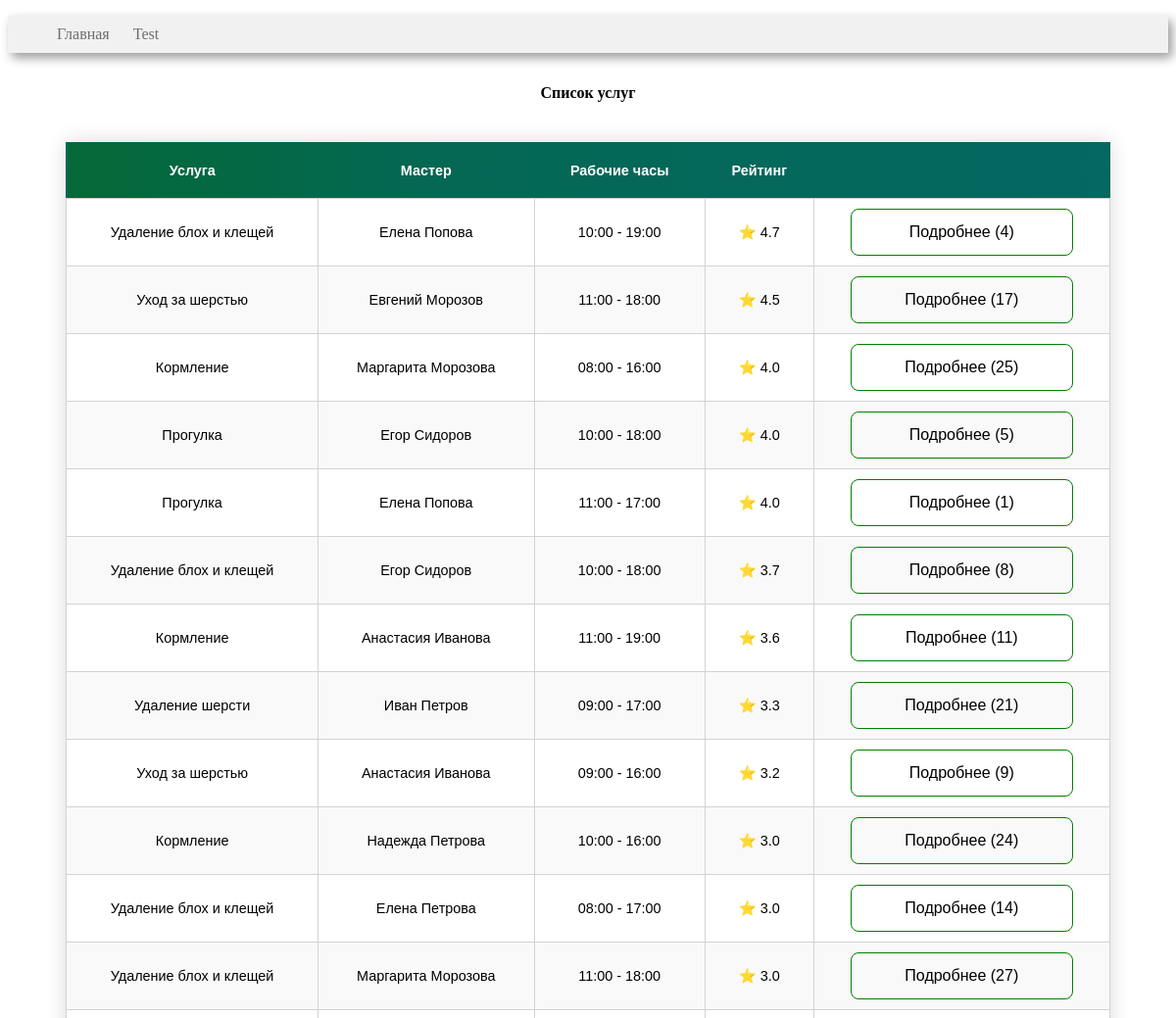
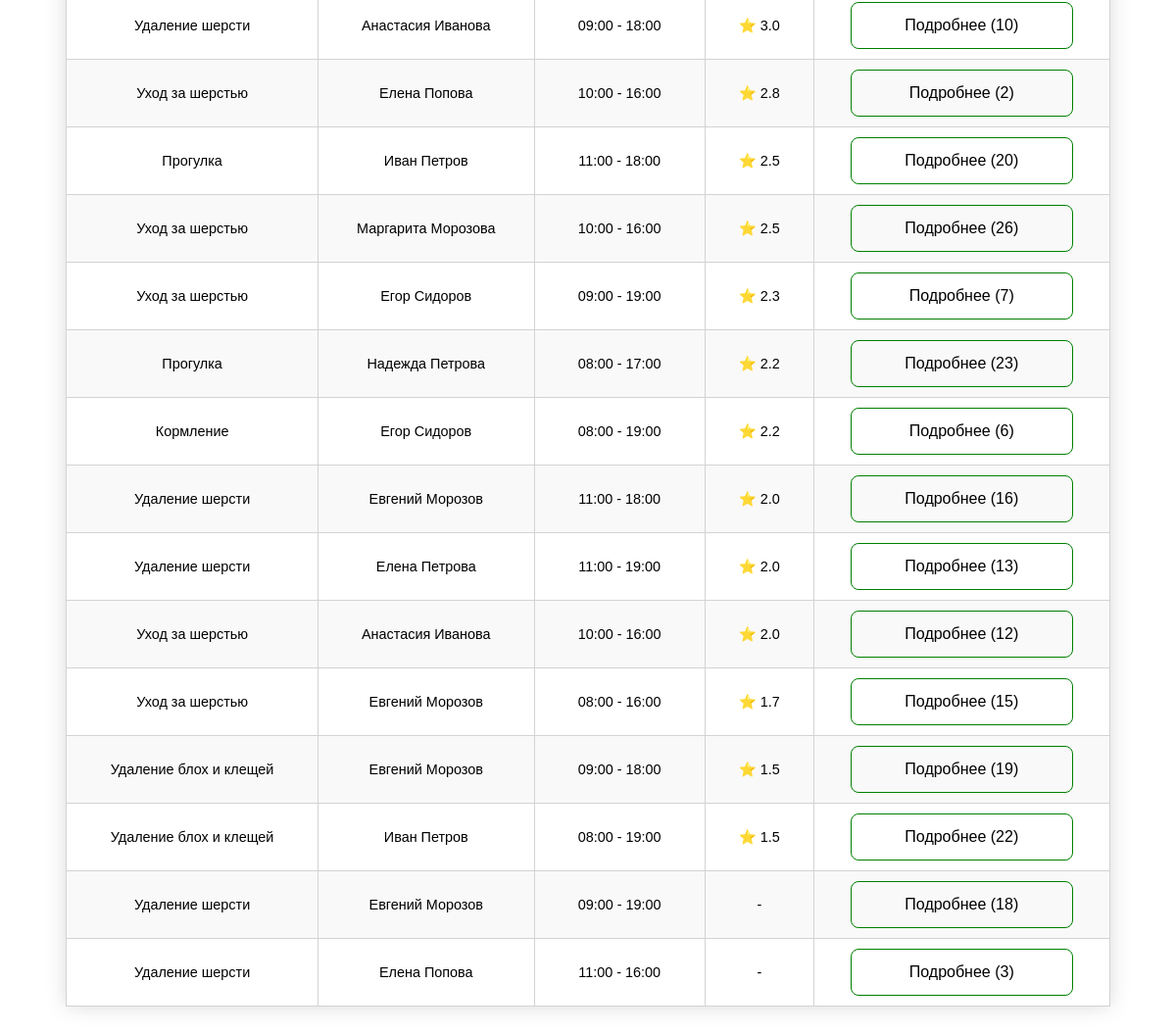
The page / on the database its author committed (2 pictures, top to bottom).
### tables this page shows
CREATE TABLE master_service (
    master_service_id INTEGER PRIMARY KEY AUTOINCREMENT,
    service_id INT,
    master_id INT,
    work_day_start TIME,
    work_day_end TIME,
    FOREIGN KEY (service_id) REFERENCES service(service_id),
    FOREIGN KEY (master_id) REFERENCES master(master_id)
  );

CREATE TABLE service (
    service_id INTEGER PRIMARY KEY AUTOINCREMENT,
    service_name VARCHAR(255) NOT NULL,
    description TEXT,
    price DECIMAL(10, 2),
    duration INT
  );

### controllers/index.py (the view)
@app.route("/")
def index():
    con = get_db_connection()
    table = get_master_service_list(con)
    html = render_template('index.html', title='Главная', content = table)
    con.close()
    return html

### models/index_model.py (called while the page is built)
def get_master_service_list(conn):
    df = pd.read_sql('''
    WITH get_rating AS(
        SELECT
            master_service_id,
            AVG(review_score) AS rating
        FROM service_order
        JOIN review USING (order_id)
        GROUP BY master_service_id
    ),
    get_ms AS(
        SELECT *
        FROM master_service
    )
    SELECT
        master_service_id,
        service_name,
        master_name,
        work_day_start,
        work_day_end,
        rating
    FROM get_ms
    JOIN service USING(service_id)
    JOIN master USING(master_id)
    LEFT JOIN get_rating USING(master_service_id)
    ORDER BY rating DESC, service_name, master_name
    ''', conn)
    return df

### utils.py (called while the page is built)
def get_db_connection():
    return sqlite3.connect('database/db.sqlite')

### templates/index.html (shortened to what this page needs)
<!DOCTYPE html>
<html lang="en">
<head>
    <link rel="stylesheet" href="static/styles.css">
    {% macro render_table(table_name, relation) %}
        <p >
            <b>{{table_name}} </b>
        </p>
        {% set n = relation|length %}
        <table class="index-table">
            <thead>
                <tr>
                    <th>Услуга</th>
                    <th>Мастер</th>
                    <th>Рабочие часы</th>
                    <th>Рейтинг</th>
                    <th></th>
                </tr>
            </thead>
            <tbody>
                {% for i in range(n) %}
                    <tr>
                        <td> {{ relation.loc[i, 'service_name'] }} </td>
                        <td> {{ relation.loc[i, 'master_name'] }} </td>
                        <td> {{ relation.loc[i, 'work_day_start'][:5] }} - {{ relation.loc[i, 'work_day_end'][:5] }}</td>
                        <td>
                            {% set rating = relation.loc[i, 'rating'] %}
                            {% if rating|float >=0 %}
                            &#11088 {{ '{:.1f}'.format(rating) }}
                            {% else %}
                                -
                            {% endif %}
                        </td>
                        <td>
                            <a href="{{ url_for('master_service', id=relation.loc[i, 'master_service_id']) }}" class="button">
                                Подробнее ({{ relation.loc[i, 'master_service_id'] }})
                            </a>
                        </td>
                    </tr>
                {% endfor %}
            </tbody>
        </table>
   {% endmacro %}
</head>
<body>
    <div class=menu>
        <ul>
        <li class = active><a href="{{ url_for('index')}}">Главная</a></li>
        <li><a href="{{ url_for('master_service', id=5)}}">Test</a></li>
        </ul>
    </div>
    <div class="content">
        {{ render_table('Список услуг', content) }}
    </div>
</body>
</html>

### static/styles.css (style rules this page uses)
.menu { background-color: #f1f1f1; box-shadow: 4px 5px 10px rgba(0, 0, 0, 0.4); width: 100%; }
.menu li { display: inline-block; vertical-align: top; padding: 10px; color: #6f6d6d; }
.menu a { text-decoration: none; color: #6f6d6d; }
body { justify-content: center; }
.content { display:flex; flex-direction: column; align-items:center; background-color: #fff; margin-bottom: 110px; font: bold; justify-content: center; }
.index-table { text-align: center; width:90%; border-collapse: collapse; margin: 25px 0; font-size: 0.9em; font-family: sans-serif; min-width: 400px; box-shadow: 0 0 20px rgba(0, 0, 0, 0.15); }
.index-table thead tr { background: rgb(4,104,55); background: linear-gradient(90deg, rgba(4,104,55,1) 0%, rgba(4,104,84,1) 35%, rgba(4,104,99,1) 100%); color: #ffffff; }
.index-table tr { border: solid thin #046854; }
.index-table tr:nth-child(even) { background-color: #f9f9f9; }
tr:nth-child(odd) { background-color: #ffffff; }
.index-table th { margin:auto; padding: 20px 10px; }
.index-table td { border: solid thin lightgray; margin:auto; padding: 10px 5px; }
.index-table .button { width:50%; transition-duration: 0.4s; color: black; border: none; border:solid thin green; padding: 14px 40px; text-align: center; text-decoration: none; display: inline-block; font-size: 16px; border-radius: 8px; }

### rows shown on the page
master_service: work_day_start "10:00", work_day_end "19:00"
master_service: work_day_start "11:00", work_day_end "18:00"
master_service: work_day_start "08:00", work_day_end "16:00"
master_service: work_day_start "10:00", work_day_end "18:00"
master_service: work_day_start "11:00", work_day_end "17:00"
master_service: work_day_start "10:00", work_day_end "18:00"
master_service: work_day_start "11:00", work_day_end "19:00"
master_service: work_day_start "09:00", work_day_end "17:00"
master_service: work_day_start "09:00", work_day_end "16:00"
master_service: work_day_start "10:00", work_day_end "16:00"
master_service: work_day_start "08:00", work_day_end "17:00"
master_service: work_day_start "11:00", work_day_end "18:00"
master_service: work_day_start "09:00", work_day_end "18:00"
master_service: work_day_start "10:00", work_day_end "16:00"
service: service_name "Прогулка", loc "Иван Петров", rating "2.5", price "20"
master_service: work_day_start "11:00", work_day_end "18:00"
master_service: work_day_start "10:00", work_day_end "16:00"
master_service: work_day_start "09:00", work_day_end "19:00"
master_service: work_day_start "08:00", work_day_end "17:00"
master_service: work_day_start "08:00", work_day_end "19:00"
master_service: work_day_start "11:00", work_day_end "18:00"
master_service: work_day_start "11:00", work_day_end "19:00"
master_service: work_day_start "10:00", work_day_end "16:00"
master_service: work_day_start "08:00", work_day_end "16:00"
master_service: work_day_start "09:00", work_day_end "18:00"
master_service: work_day_start "08:00", work_day_end "19:00"
master_service: work_day_start "09:00", work_day_end "19:00"
master_service: work_day_start "11:00", work_day_end "16:00"

### other values the page prints
{{ table_name }} "Список услуг"
{{ relation.loc[i, 'service_name'] }} "Удаление блох и клещей" "Уход за шерстью" "Кормление" "Прогулка" "Прогулка" "Удаление блох и клещей" "Кормление" "Удаление шерсти" "Уход за шерстью" "Кормление" "Удаление блох и клещей" "Удаление блох и клещей" "Удаление шерсти" "Уход за шерстью" "Уход за шерстью" "Уход за шерстью" "Прогулка" "Кормление" "Удаление шерсти" "Удаление шерсти" "Уход за шерстью" "Уход за шерстью" "Удаление блох и клещей" "Удаление блох и клещей" "Удаление шерсти" "Удаление шерсти"
{{ relation.loc[i, 'master_name'] }} "Елена Попова" "Евгений Морозов" "Маргарита Морозова" "Егор Сидоров" "Елена Попова" "Егор Сидоров" "Анастасия Иванова" "Иван Петров" "Анастасия Иванова" "Надежда Петрова" "Елена Петрова" "Маргарита Морозова" "Анастасия Иванова" "Елена Попова" "Маргарита Морозова" "Егор Сидоров" "Надежда Петрова" "Егор Сидоров" "Евгений Морозов" "Елена Петрова" "Анастасия Иванова" "Евгений Морозов" "Евгений Морозов" "Иван Петров" "Евгений Морозов" "Елена Попова"
{{ '{:.1f}'.format(rating) }} "4.7" "4.5" "4.0" "4.0" "4.0" "3.7" "3.6" "3.3" "3.2" "3.0" "3.0" "3.0" "3.0" "2.8" "2.5" "2.3" "2.2" "2.2" "2.0" "2.0" "2.0" "1.7" "1.5" "1.5"
{{ relation.loc[i, 'master_service_id'] }} "4" "17" "25" "5" "1" "8" "11" "21" "9" "24" "14" "27" "10" "2" "26" "7" "23" "6" "16" "13" "12" "15" "19" "22" "18" "3"
